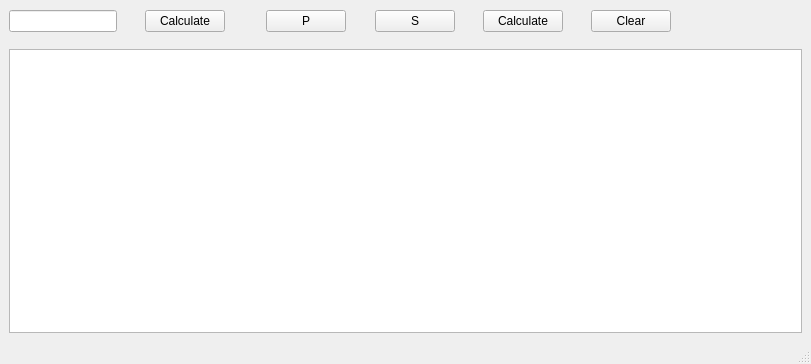
<?xml version="1.0" encoding="UTF-8"?>
<ui version="4.0">
 <class>MainWindow</class>
 <widget class="QMainWindow" name="MainWindow">
  <property name="geometry">
   <rect>
    <x>0</x>
    <y>0</y>
    <width>811</width>
    <height>364</height>
   </rect>
  </property>
  <property name="windowTitle">
   <string>MainWindow</string>
  </property>
  <widget class="QWidget" name="centralwidget">
   <layout class="QGridLayout" name="gridLayout">
    <item row="0" column="0">
     <layout class="QVBoxLayout" name="verticalLayout_2" stretch="2,15">
      <property name="spacing">
       <number>15</number>
      </property>
      <item>
       <layout class="QHBoxLayout" name="horizontalLayout" stretch="0,1,6,2,6,1,6,1,6,1,6,10">
        <item>
         <widget class="QLineEdit" name="numberOfParkingLineedit"/>
        </item>
        <item>
         <spacer name="horizontalSpacer">
          <property name="orientation">
           <enum>Qt::Horizontal</enum>
          </property>
          <property name="sizeHint" stdset="0">
           <size>
            <width>13</width>
            <height>25</height>
           </size>
          </property>
         </spacer>
        </item>
        <item>
         <widget class="QPushButton" name="RandomCalculateButton">
          <property name="text">
           <string>Calculate</string>
          </property>
         </widget>
        </item>
        <item>
         <spacer name="horizontalSpacer_2">
          <property name="orientation">
           <enum>Qt::Horizontal</enum>
          </property>
          <property name="sizeHint" stdset="0">
           <size>
            <width>16</width>
            <height>25</height>
           </size>
          </property>
         </spacer>
        </item>
        <item>
         <widget class="QPushButton" name="addPButton">
          <property name="text">
           <string>P</string>
          </property>
         </widget>
        </item>
        <item>
         <spacer name="horizontalSpacer_4">
          <property name="orientation">
           <enum>Qt::Horizontal</enum>
          </property>
          <property name="sizeHint" stdset="0">
           <size>
            <width>13</width>
            <height>25</height>
           </size>
          </property>
         </spacer>
        </item>
        <item>
         <widget class="QPushButton" name="addSButton">
          <property name="text">
           <string>S</string>
          </property>
         </widget>
        </item>
        <item>
         <spacer name="horizontalSpacer_5">
          <property name="orientation">
           <enum>Qt::Horizontal</enum>
          </property>
          <property name="sizeHint" stdset="0">
           <size>
            <width>13</width>
            <height>25</height>
           </size>
          </property>
         </spacer>
        </item>
        <item>
         <widget class="QPushButton" name="specificPScalulateButton">
          <property name="text">
           <string>Calculate</string>
          </property>
         </widget>
        </item>
        <item>
         <spacer name="horizontalSpacer_6">
          <property name="orientation">
           <enum>Qt::Horizontal</enum>
          </property>
          <property name="sizeHint" stdset="0">
           <size>
            <width>40</width>
            <height>20</height>
           </size>
          </property>
         </spacer>
        </item>
        <item>
         <widget class="QPushButton" name="clearButton">
          <property name="text">
           <string>Clear</string>
          </property>
         </widget>
        </item>
        <item>
         <spacer name="horizontalSpacer_3">
          <property name="orientation">
           <enum>Qt::Horizontal</enum>
          </property>
          <property name="sizeHint" stdset="0">
           <size>
            <width>40</width>
            <height>20</height>
           </size>
          </property>
         </spacer>
        </item>
       </layout>
      </item>
      <item>
       <widget class="QTableWidget" name="dataTable">
        <property name="focusPolicy">
         <enum>Qt::NoFocus</enum>
        </property>
        <property name="contextMenuPolicy">
         <enum>Qt::NoContextMenu</enum>
        </property>
        <property name="sizeAdjustPolicy">
         <enum>QAbstractScrollArea::AdjustToContentsOnFirstShow</enum>
        </property>
        <attribute name="horizontalHeaderStretchLastSection">
         <bool>true</bool>
        </attribute>
       </widget>
      </item>
     </layout>
    </item>
   </layout>
  </widget>
  <widget class="QStatusBar" name="statusbar"/>
 </widget>
 <resources/>
 <connections/>
</ui>
